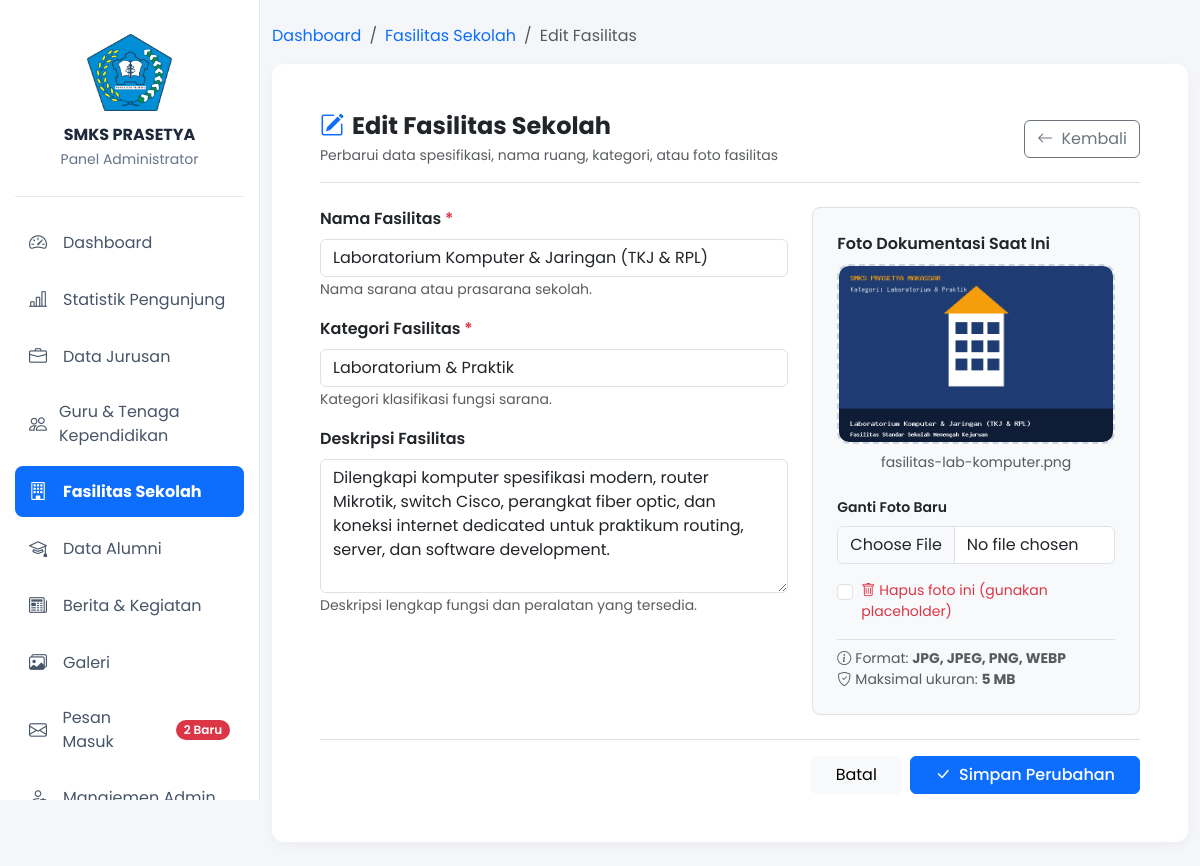
The page /admin/fasilitas/edit.php?id=1 (signed in) on the database its author committed.
### tables this page shows
CREATE TABLE `fasilitas` (
  `id` INT AUTO_INCREMENT PRIMARY KEY,
  `nama_fasilitas` VARCHAR(150) NOT NULL,
  `kategori` VARCHAR(100) NOT NULL DEFAULT 'Umum',
  `deskripsi` TEXT DEFAULT NULL,
  `foto` VARCHAR(255) DEFAULT NULL
);

### admin/fasilitas/edit.php (the view, shortened to what this page needs)
<?php
require_once __DIR__ . '/../../config/koneksi.php';
$col_nama = 'nama_fasilitas';
$id = isset($_GET['id']) ? (int)$_GET['id'] : 0;
$stmt_get = mysqli_prepare($conn, "SELECT id, $col_nama AS nama_fasilitas, kategori, deskripsi, foto FROM fasilitas WHERE id = ? LIMIT 1");
mysqli_stmt_bind_param($stmt_get, "i", $id);
mysqli_stmt_execute($stmt_get);
$res_get = mysqli_stmt_get_result($stmt_get);
$fasilitas = mysqli_fetch_assoc($res_get);
?>
<!DOCTYPE html>
<html lang="id">
<head>
    <link href="https://cdn.jsdelivr.net/npm/bootstrap@5.3.0/dist/css/bootstrap.min.css" rel="stylesheet">
    <link rel="stylesheet" href="https://cdn.jsdelivr.net/npm/bootstrap-icons@1.11.1/font/bootstrap-icons.css">
</head>
<body>
    <?php include __DIR__ . '/../navbar.php'; ?>
    <div class="container my-4">
        <nav aria-label="breadcrumb">
            <ol class="breadcrumb">
                <li class="breadcrumb-item"><a href="../index.php" class="text-decoration-none">Dashboard</a></li>
                <li class="breadcrumb-item"><a href="index.php" class="text-decoration-none">Fasilitas Sekolah</a></li>
                <li class="breadcrumb-item active" aria-current="page">Edit Fasilitas</li>
            </ol>
        </nav>
        <div class="card card-custom bg-white p-4 p-md-5">
            <div class="d-flex justify-content-between align-items-center mb-4 pb-3 border-bottom">
                <div>
                    <h4 class="fw-bold mb-1">
                        <i class="bi bi-pencil-square text-primary me-2"></i>Edit Fasilitas Sekolah
                    </h4>
                    <p class="text-muted small mb-0">Perbarui data spesifikasi, nama ruang, kategori, atau foto fasilitas</p>
                </div>
                <a href="index.php" class="btn btn-outline-secondary">
                    <i class="bi bi-arrow-left me-1"></i> Kembali
                </a>
            </div>
            <form action="" method="POST" enctype="multipart/form-data">
                <div class="row g-4">
                    <div class="col-lg-7">
                        <div class="mb-3">
                            <label class="form-label fw-semibold">Nama Fasilitas <span class="text-danger">*</span></label>
                            <input type="text" name="nama_fasilitas" class="form-control" value="<?= htmlspecialchars($_POST['nama_fasilitas'] ?? $fasilitas['nama_fasilitas']); ?>" required autofocus>
                            <small class="text-muted">Nama sarana atau prasarana sekolah.</small>
                        </div>
                        <div class="mb-3">
                            <label class="form-label fw-semibold">Kategori Fasilitas <span class="text-danger">*</span></label>
                            <input type="text" name="kategori" list="kategoriList" class="form-control" value="<?= htmlspecialchars($_POST['kategori'] ?? $fasilitas['kategori']); ?>" required>
                            <small class="text-muted">Kategori klasifikasi fungsi sarana.</small>
                        </div>
                        <div class="mb-3">
                            <label class="form-label fw-semibold">Deskripsi Fasilitas</label>
                            <textarea name="deskripsi" class="form-control" rows="5"><?= htmlspecialchars($_POST['deskripsi'] ?? $fasilitas['deskripsi'] ?? ''); ?></textarea>
                            <small class="text-muted">Deskripsi lengkap fungsi dan peralatan yang tersedia.</small>
                        </div>
                    </div>
                    <div class="col-lg-5">
                        <div class="bg-light p-4 rounded-3 border">
                            <label class="form-label fw-semibold d-block">Foto Dokumentasi Saat Ini</label>
                            <div class="d-flex flex-column align-items-center mb-3">
                                <div id="previewContainer" class="mb-2">
                                    <?php
                                    $current_path = "../../assets/uploads/" . ($fasilitas['foto'] ?? '');
                                    $has_photo = !empty($fasilitas['foto']) && file_exists($current_path);
                                    ?>
                                    <img id="previewImg"
                                         src="<?= $has_photo ? htmlspecialchars($current_path) : 'https://placehold.co/400x250?text=Tanpa+Foto'; ?>"
                                         alt="<?= htmlspecialchars($fasilitas['nama_fasilitas']); ?>">
                                </div>
                                <small class="text-muted text-center" id="photoStatusText">
                                    <?= $has_photo ? htmlspecialchars($fasilitas['foto']) : 'Belum ada foto dokumentasi'; ?>
                                </small>
                            </div>
                            <label class="form-label small fw-semibold mt-2">Ganti Foto Baru</label>
                            <input type="file" name="foto" id="fotoInput" class="form-control" accept=".jpg,.jpeg,.png,.webp">
                            <?php if ($has_photo) : ?>
                                <div class="form-check mt-3">
                                    <input class="form-check-input" type="checkbox" name="hapus_foto" value="1" id="hapusFotoCheck">
                                    <label class="form-check-label small text-danger" for="hapusFotoCheck">
                                        <i class="bi bi-trash me-1"></i>Hapus foto ini (gunakan placeholder)
                                    </label>
                                </div>
                            <?php endif; ?>
                            <div class="form-text small mt-3 pt-2 border-top">
                                <i class="bi bi-info-circle me-1"></i>Format: <strong>JPG, JPEG, PNG, WEBP</strong><br>
                                <i class="bi bi-shield-check me-1"></i>Maksimal ukuran: <strong>5 MB</strong>
                            </div>
                        </div>
                    </div>
                </div>
                <div class="d-flex justify-content-end gap-2 mt-4 pt-3 border-top">
                    <a href="index.php" class="btn btn-light px-4">Batal</a>
                    <button type="submit" name="update" class="btn btn-primary px-4 fw-medium">
                        <i class="bi bi-check-lg me-1"></i> Simpan Perubahan
                    </button>
                </div>
            </form>
        </div>
    </div>
</body>
</html>

### assets/css/theme.css (style rules this page uses)
:root { color-scheme: light; }
body { background-color: #f4f6f9; color: #334155; transition: background-color 0.2s, color 0.2s; }

### admin/fasilitas/edit.php (style rules this page uses)
body { font-family: 'Poppins', sans-serif; background-color: #f4f6f9; }
.card-custom { border: none; border-radius: 12px; box-shadow: 0 4px 12px rgba(0,0,0,0.04); }
#previewContainer { width: 100%; height: 180px; border: 2px dashed #cbd5e1; border-radius: 12px; display: flex; align-items: center; justify-content: center; overflow: hidden; background-color: #f8fafc; }
#previewImg { width: 100%; height: 100%; object-fit: cover; }

### admin/navbar.php (style rules this page uses)
body { padding-left: 260px; }

### rows shown on the page
fasilitas: nama_fasilitas "Laboratorium Komputer & Jaringan (TKJ & RPL)", kategori "Laboratorium & Praktik", deskripsi "Dilengkapi komputer spesifikasi modern, router Mikrotik, switch Cisco, perangkat fiber optic, dan koneksi internet dedicated untuk praktikum routing, server, dan software development.", foto (picture), foto "fasilitas-lab-komputer.png"

### other values the page prints
$unread_count "2"
